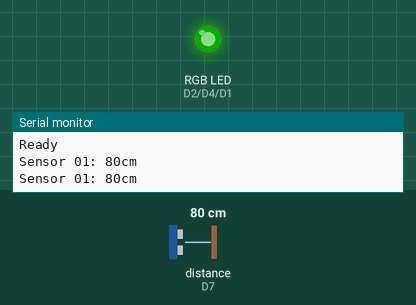
The program below on a simulated ESP8266 (NodeMCU). Parts: an RGB LED mixed from three pins (HIGH = lit), the last lines printed to the serial monitor. Inputs (shaded band) come from the test bench; at power-on: distance to the obstacle (sensor on D7) 80 cm. The echo pulse lasts 58.3 µs per cm; dim RGB values are drawn brighter than linear; WiFi joins after 1.5 s; servers stay silent unless stated; no MQTT or app messages arrive unless stated.

Above: at 6.2 s.
6.3 s: distance to the obstacle (sensor on D7) set to 2 cm
At 7.9 s:
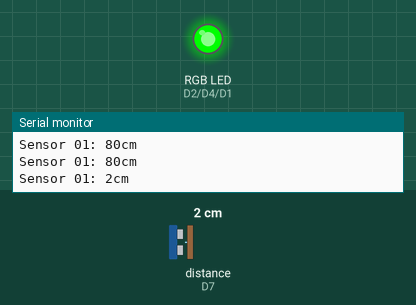
8.5 s: distance to the obstacle (sensor on D7) set to 35 cm
At 9.6 s:
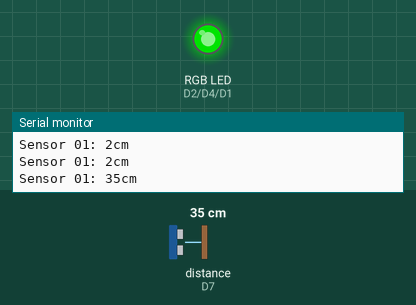
10.5 s: distance to the obstacle (sensor on D7) set to 60 cm
At 12.1 s:
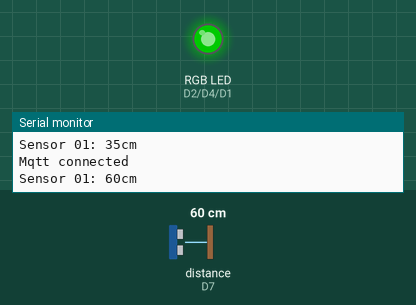
12.6 s: distance to the obstacle (sensor on D7) set to 120 cm
At 14.1 s:
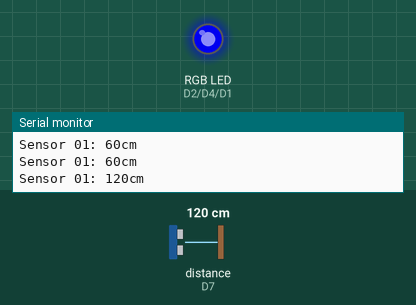
14.6 s: distance to the obstacle (sensor on D7) set to 250 cm
At 16.3 s:
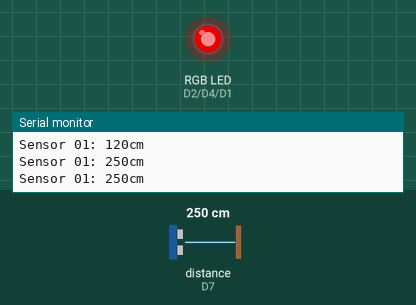
16.6 s: distance to the obstacle (sensor on D7) set to 299 cm
At 18.0 s:
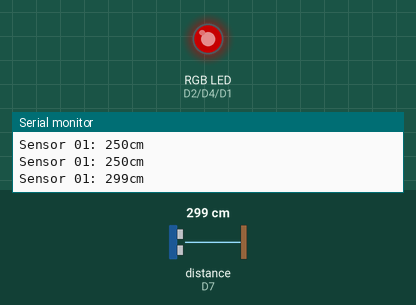
Timing chart, 0 to 19.6 s (numbered marks = the images above; inputs shaded):
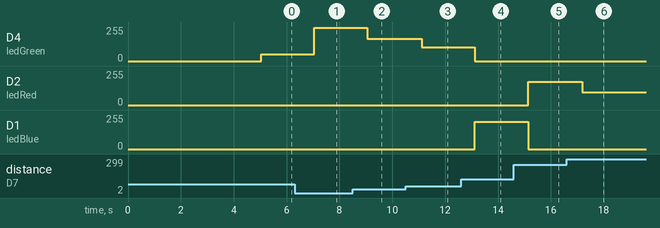

The program:

main.cpp
```cpp
#include <Arduino.h>
#include <Ultrasonic.h>
#include <Arduino.h>
#include <Ethernet.h>
#include <ESP8266WiFi.h>
#include <WiFiClient.h>
#include <ESP8266WebServer.h>
#include <ESP8266mDNS.h>
#include <WiFiUdp.h>
#include <ArduinoOTA.h>
#include <avr/pgmspace.h>
#include <PubSubClient.h>

#define   trigPin     D5
#define   echoPin     D7
#define   ledRed      D2
#define   ledBlue     D1
#define   ledGreen    D4
unsigned long timeOut = 20000UL;

#define SECRET_SSID "du_Toit" // Your network SSID (name)
#define SECRET_PASS "Master101!" // Your network password
const char *host = "DistanceInterface";
const char *mqtt_server = "192.168.0.109";
long lastReconnectAttempt = 0;
bool clientConnected = false;
bool enableWritingToClient = true;
unsigned int distanceCm = 0;

Ultrasonic ultrasonic1(trigPin, echoPin, timeOut);	// An ultrasonic sensor HC-04
int port = 8888; // Port number
WiFiServer server(port);
WiFiClient wifiClient;
WiFiClient espClient;
PubSubClient mqttClient(espClient);

void setupWifi()
{
  delay(10);
  // We start by connecting to a WiFi network
  Serial.println();
  Serial.print("Connecting to ");
  Serial.println(SECRET_SSID);

  WiFi.mode(WIFI_STA);
  WiFi.begin(SECRET_SSID, SECRET_PASS);

  // Wait for connection
  while (WiFi.status() != WL_CONNECTED)
  {
    delay(1000);
    Serial.print(".");
  }
  Serial.println("");
  Serial.print("Connected to ");
  Serial.println(SECRET_SSID);
  Serial.print("IP address: ");
  Serial.println(WiFi.localIP());

  // server.on("/", handleRoot); //Which routine to handle at root location. This is display page
  server.begin();
  Serial.println("Web server started!");
}

void setupOta()
{
  Serial.println("setupOta");

  ArduinoOTA.setHostname(host);
  ArduinoOTA.onStart([]() { // switch off all the PWMs during upgrade
    Serial.println("onStart");
    enableWritingToClient = false;
  });

  ArduinoOTA.onEnd([]() { // do a fancy thing with our board led at end
    Serial.println("onEnd");
  });

  ArduinoOTA.onError([](ota_error_t error)
                     {
                       (void)error;
                       Serial.println("onError");
                       ESP.restart(); });

  /* setup the OTA server */
  ArduinoOTA.begin();
  Serial.println("Ready");
}

void callback(char *topic, byte *payload, unsigned int length)
{
  Serial.print("Message arrived [");
  Serial.print(topic);
  Serial.print("] ");
  for (int i = 0; i < length; i++)
  {
    Serial.print((char)payload[i]);
  }
  Serial.println();
}

void mqttSetup()
{
  mqttClient.setServer(mqtt_server, 1883);
  mqttClient.setCallback(callback);
  lastReconnectAttempt = 0;
}

void setupWatchdog()
{
  wdt_disable();  /* Disable the watchdog and wait for more than 2 seconds */
  delay(3000);  /* Done so that the Arduino doesn't keep resetting infinitely in case of wrong configuration */
  wdt_enable(WDTO_4S);  /* Enable the watchdog with a timeout of 2 seconds */
}

void setup() {
  Serial.begin(9600);
  setupWifi();
  pinMode(ledRed, OUTPUT);
  pinMode(ledBlue, OUTPUT);
  pinMode(ledGreen, OUTPUT);
  mqttSetup();
  setupOta();
  setupWatchdog();
}

void mqttReconnect()
{
  if (!mqttClient.connected())
  {
    long now = millis();
    if (now - lastReconnectAttempt > 10000)
    {
      lastReconnectAttempt = now;
      if (mqttClient.connect("DistanceNode", "ruan", "ruan"))
      {
        Serial.println("Mqtt connected");
        mqttClient.publish("mqtt/distance", "hello world");
        // mqttClient.subscribe("inTopic");
      }
    }
  }
  else
  {
    lastReconnectAttempt = 0;
  }
}

void loopSocket()
{
  if (clientConnected == false)
  {
    wifiClient = server.available();

    if (wifiClient)
    {
      if (wifiClient.connected())
      {
        Serial.println("Client Connected");
        clientConnected = true;
      }
    }
  }
  else
  {
    if (wifiClient.connected())
    {
      if (wifiClient.available() > 0)
      {
        // read data from the connected wifiClient
        int readChar = wifiClient.read();
        wifiClient.write(readChar);
        if (readChar == 'q')
        {
          wifiClient.stop();
          Serial.println("Client disconnected");
          clientConnected = false;
        }
        if (readChar == 'd')
        {
          Serial.println("Stop writing");
          enableWritingToClient = false;
        }
        if (readChar == 'p')
        {
          Serial.println("Hello world");
          mqttClient.publish("mqtt/dsc", "hello world");
        }
      }
    }
  }
}


int toggle = 1;
unsigned int relativeDistance = 0;
void loop() {
  ArduinoOTA.handle();
  Serial.print("Sensor 01: ");
  distanceCm = ultrasonic1.read();
  Serial.print(distanceCm); // Prints the distance on the default unit (centimeters)
  Serial.println("cm");
  toggle = toggle ^ 1;
  if (distanceCm >= 200 && distanceCm <= 357)
  {
    relativeDistance = (distanceCm - 200) * 255 / (357 - 200);
    analogWrite(ledRed, 256 - relativeDistance);
    analogWrite(ledBlue, 0);
    analogWrite(ledGreen, 0);
  }
  else if (distanceCm < 200 && distanceCm > 100)
  {
    relativeDistance = (distanceCm - 100) * 255 / 100;
    analogWrite(ledBlue, 256 - relativeDistance);
    analogWrite(ledRed, 0);
    analogWrite(ledGreen, 0);
  }
  else if (distanceCm < 100)
  {
    relativeDistance = distanceCm * 255 / 100;
    analogWrite(ledGreen, 256 - relativeDistance);
    analogWrite(ledBlue, 0);
    analogWrite(ledRed, 0);
  }

  if (clientConnected == true && enableWritingToClient == true)
  {
    char distanceString[5] = {0};
    itoa(distanceCm,distanceString,10);
    wifiClient.write(distanceString);
    wifiClient.write("cm\r\n");
  }
  mqttReconnect();
  mqttClient.loop();
  loopSocket();
  wdt_reset();  /* Reset the watchdog */
  delay(1000);
}
```

Measured:
- after the input at 6.3 s, D4 (ledGreen): 52/255 → 251/255 after 0.75 s
- after the input at 8.5 s, D4 (ledGreen): 251/255 → 167/255 after 0.56 s
- after the input at 10.5 s, D4 (ledGreen): 167/255 → 103/255 after 0.61 s
- after the input at 12.6 s, D4 (ledGreen): 103/255 → 0/255 after 0.53 s; D1 (ledBlue): 0/255 → 205/255 after 0.53 s
- after the input at 14.6 s, D2 (ledRed): 0/255 → 175/255 after 0.55 s; D1 (ledBlue): 205/255 → 0/255 after 0.55 s
- after the input at 16.6 s, D2 (ledRed): 175/255 → 96/255 after 0.58 s
